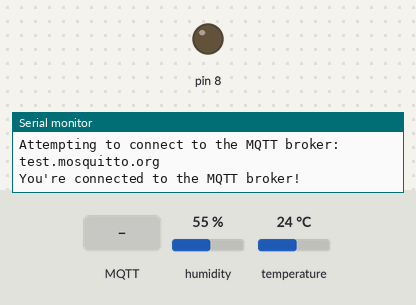
Bench run of a sketch on a simulated Arduino Uno, built for the host (arithmetic inside an expression is 32-bit, double 64-bit). Shown: output pins drawn as LEDs (lit = HIGH), the last lines printed to the serial monitor. The test bench sets the inputs (shaded band); at power-on: humidity 55 %, temperature 24 °C. WiFi joins after 1.5 s; servers stay silent unless stated; no MQTT or app messages arrive unless stated.

Above: at 2.7 s.
2.8 s: MQTT message "on" arrives on the first subscribed topic
At 3.8 s:
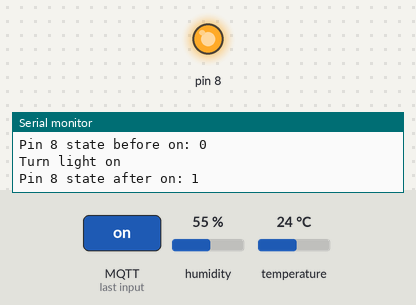
16.5 s: MQTT message "off" arrives on the first subscribed topic
At 16.8 s:
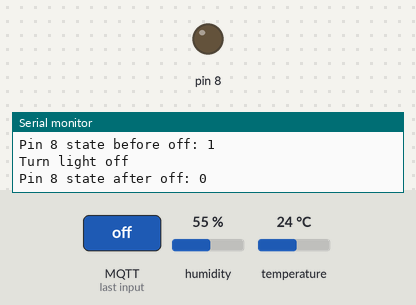
Timing chart, 0 to 19.5 s (numbered marks = the images above; inputs shaded):
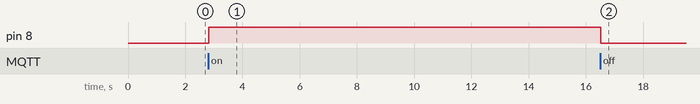

Measured:
- after the input at 2.8 s, pin 8: LOW → HIGH at once
- after the input at 16.5 s, pin 8: HIGH → LOW at once

The sketch:

arduino_code.ino
```cpp
#include <SPI.h>
#include "DHT.h"
#include <ArduinoMqttClient.h>
#include <Ethernet.h>
#define DHTPIN 2       // which pin we're connected to
#define DHTTYPE DHT22  // DHT 22 (AM2302)
// Update these with values suitable for your network.
byte mac[] = { 0xDE, 0xAD, 0xBE, 0xEF, 0xFE, 0xED };
EthernetClient ethClient;
MqttClient mqttClient(ethClient);
//DHT dht;
DHT dht(DHTPIN, DHTTYPE);
const char broker[] = "test.mosquitto.org";
int port = 1883;
const char topic[] = "hum_topic_1a";//topic humidity
const char topic2[] = "temp_topic_2b";//topic temperature
const char topic3[] = "heat_index_topic_3c";//topic heat_index
const char topic4[] = "real_unique_topic_4";
const char controlTopic[] = "alert";  // topic for control messages


//set interval for sending messages (milliseconds)
const long interval = 15000;//15 sec
unsigned long previousMillis = 0;
int count = 0;
//sensorReadPublish data to MQTT broker
void sensorReadPublish() {
  // Read relative humidity (%)
  float h = dht.readHumidity();
  // Read temperature (Celsius)
  float t = dht.readTemperature();
  // Read heat index
  float hic = dht.computeHeatIndex(t, h);
  // Check if data reads are valid numbers
  if (isnan(h) || isnan(t)) {
    Serial.println("Data error from DHT11 sensor!");
    return;
  }
  // publish temperature to topic2
  mqttClient.beginMessage(topic2);
  mqttClient.print(t);
  mqttClient.endMessage();
  // publish humidity to topic
  mqttClient.beginMessage(topic);
  mqttClient.print(h);
  mqttClient.endMessage();
  // publish heatindex to topic3
  mqttClient.beginMessage(topic3);
  mqttClient.print(hic);
  mqttClient.endMessage();
  Serial.print("Humidity: ");
  Serial.print(h);
  Serial.print(" %\t");
  Serial.print("Temperature: ");
  Serial.print(t);
  Serial.print(" oC ");
  Serial.print("\t");
  Serial.print("Heat Index: ");
  Serial.print(hic);
  Serial.print("\n");
}

// interrupt method to handle MQTT messages
void onMessage(int messageSize) {
  String thisPayload, topic;
  topic = mqttClient.messageTopic();
  //create the payload
  while (mqttClient.available()) {
    thisPayload += (char)mqttClient.read();
  }
  //serial prints
  Serial.print("Received Payload: ");
  Serial.println(thisPayload);
  Serial.print("Topic: ");
  Serial.println(topic);
  //initialite pinstate for demonstration
  int pinState = digitalRead(8);
  //check the topic
  if (topic == "alert") {
    //payload is on
    if (thisPayload == "on") {
      pinState = digitalRead(8);
      Serial.print("Pin 8 state before on: ");
      Serial.println(pinState);
      Serial.println("Turn light on");
      //set pin 8 to high
      digitalWrite(8, HIGH);
      pinState = digitalRead(8);
      Serial.print("Pin 8 state after on: ");
      Serial.println(pinState);
    }
    //payload is off
    if (thisPayload == "off" && pinState==1) {
      pinState = digitalRead(8);
      Serial.print("Pin 8 state before off: ");
      Serial.println(pinState);
      Serial.println("Turn light off");
      //set pin 8 to low
      digitalWrite(8, LOW);
      pinState = digitalRead(8);
      Serial.print("Pin 8 state after off: ");
      Serial.println(pinState);
    }
  }
}

void setup() {
  //Initialize serial and wait for port to open:
  Serial.begin(9600);
  while (!Serial)
    ;

  // connect to network:
  Ethernet.begin(mac);

  Serial.println("Attempting to connect to the MQTT broker: " + String(broker));

  if (!mqttClient.connect(broker, port)) {
    Serial.print("MQTT connection failed! Error code = ");
    Serial.println(mqttClient.connectError());
    while (1)
      ;
  }
  Serial.println("You're connected to the MQTT broker!");

  // Subscribe to the control topic to receive commands
  mqttClient.subscribe(controlTopic);

  // function to handle the interrupts initialization
  mqttClient.onMessage(onMessage);
  // initialize pin 8 for the led
  pinMode(8, OUTPUT);

  dht.begin();  //dht start
}

void loop() {
  // call poll() regularly to allow the library to send MQTT keep
  // alive which avoids being disconnected by the broker
  mqttClient.poll();
  //every 15 seconds
  unsigned long currentMillis = millis();
  if (currentMillis - previousMillis >= interval) {
    // save the last time a message was sent
    previousMillis = currentMillis;
    sensorReadPublish();
    Serial.println();
  }
}
```
